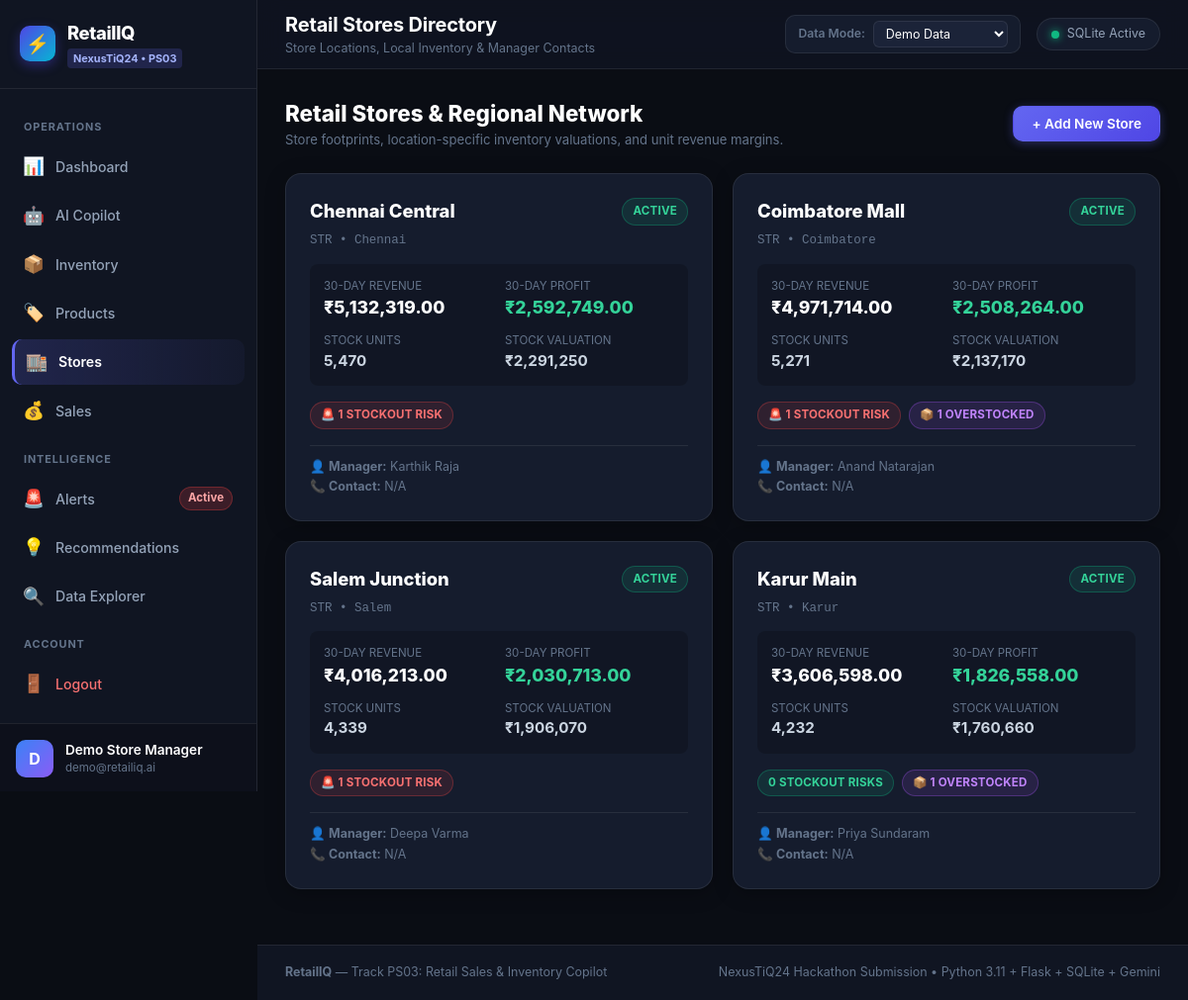
The app's page /stores (signed in) with its own data.
### tables this page shows
CREATE TABLE users (
            user_id INTEGER PRIMARY KEY AUTOINCREMENT,
            full_name TEXT NOT NULL,
            email TEXT UNIQUE NOT NULL,
            password_hash TEXT NOT NULL,
            business_name TEXT,
            created_at TEXT NOT NULL
        );

CREATE TABLE stores (
            store_id INTEGER PRIMARY KEY AUTOINCREMENT,
            code TEXT UNIQUE NOT NULL,
            name TEXT NOT NULL,
            city TEXT NOT NULL,
            address TEXT NOT NULL,
            manager_name TEXT NOT NULL,
            contact_phone TEXT NOT NULL,
            is_active INTEGER DEFAULT 1
        , is_demo INTEGER DEFAULT 1, user_id INTEGER);

### app.py (the view)
@app.route("/stores")
@login_required
def stores_page():
    data_mode = request.args.get("data_mode", default="demo", type=str)
    data = DashboardService.get_stores_page_data(data_mode=data_mode)
    return render_template(
        "stores.html",
        active_page="stores",
        page_heading="Retail Stores Directory",
        page_subheading="Store Locations, Local Inventory & Manager Contacts",
        current_user=get_current_user(),
        current_mode=data_mode,
        stores=data["stores"]
    )

### app.py (called while the page is built)
@app.before_request
def ensure_initialized():
    if not hasattr(app, "_db_ready"):
        init_db()
        seed_database(force=False)
        AuthService.ensure_demo_user()
        app._db_ready = True

def login_required(f):
    @wraps(f)
    def decorated_function(*args, **kwargs):
        if "user_id" not in session:
            if request.path.startswith("/api/"):
                return jsonify({"success": False, "error": "Authentication required."}), 401
            flash("Please sign in to access this page.", "warning")
            return redirect(url_for("login_page"))
        return f(*args, **kwargs)
    return decorated_function

def get_current_user():
    if "user_id" in session:
        return AuthService.get_user_by_id(session["user_id"])
    return None

### src/analytics/sales.py (called while the page is built)
def _build_mode_clause(data_mode: str, alias: str = "") -> str:
    prefix = f"{alias}." if alias else ""
    if data_mode == "demo":
        return f" AND {prefix}is_demo = 1"
    elif data_mode == "user":
        return f" AND {prefix}is_demo = 0"
    return ""

### src/database.py (called while the page is built)
def get_connection() -> sqlite3.Connection:
    DATA_DIR.mkdir(parents=True, exist_ok=True)
    conn = sqlite3.connect(str(DATABASE_PATH), timeout=30.0)
    conn.row_factory = sqlite3.Row
    conn.execute("PRAGMA foreign_keys = ON;")
    conn.execute("PRAGMA journal_mode = WAL;")
    conn.execute("PRAGMA synchronous = NORMAL;")
    return conn

def fetch_one(query: str, params: tuple = ()) -> Optional[Dict[str, Any]]:
    with get_connection() as conn:
        cursor = conn.cursor()
        cursor.execute(query, params)
        row = cursor.fetchone()
        return dict(row) if row else None

### src/services/auth_service.py (called while the page is built)
    @staticmethod
    def get_user_by_id(user_id: int) -> Optional[Dict[str, Any]]:
        return fetch_one("SELECT user_id, full_name, email, business_name, created_at FROM users WHERE user_id = ?;", (user_id,))

### templates/stores.html (shortened to what this page needs)
{% extends "base.html" %}
{% block content %}
<div style="display: flex; justify-content: space-between; align-items: center; margin-bottom: 24px; flex-wrap: wrap; gap: 12px;">
  <div>
    <h2 style="font-size: 1.4rem; font-weight: 800; color: #ffffff;">Retail Stores & Regional Network</h2>
    <p style="font-size: 0.82rem; color: var(--text-muted);">
      Store footprints, location-specific inventory valuations, and unit revenue margins.
    </p>
  </div>
  <button class="btn btn-primary" onclick="openModal('addStoreModal')" id="btnOpenAddStore">
    <span>+ Add New Store</span>
  </button>
</div>
<div style="display: grid; grid-template-columns: repeat(auto-fit, minmax(320px, 1fr)); gap: 20px; margin-bottom: 28px;">
  {% for st in stores %}
  <div class="card" style="margin-bottom: 0;">
    <div style="display: flex; justify-content: space-between; align-items: flex-start; margin-bottom: 14px;">
      <div>
        <h3 style="font-size: 1.15rem; font-weight: 800; color: #ffffff;">{{ st.store_name }}</h3>
        <span style="font-size: 0.78rem; color: var(--text-muted); font-family: var(--font-mono);">
          {{ st.store_code or 'STR' }} • {{ st.city }}
        </span>
      </div>
      <span class="badge badge-success">Active</span>
    </div>
    <div style="display: grid; grid-template-columns: 1fr 1fr; gap: 12px; background: rgba(0,0,0,0.2); padding: 14px; border-radius: 8px; margin-bottom: 16px;">
      <div>
        <div style="font-size: 0.72rem; color: var(--text-muted); text-transform: uppercase;">30-Day Revenue</div>
        <div style="font-size: 1.1rem; font-weight: 800; color: #ffffff;">₹{{ "{:,.2f}".format(st.revenue | default(0.0)) }}</div>
      </div>
      <div>
        <div style="font-size: 0.72rem; color: var(--text-muted); text-transform: uppercase;">30-Day Profit</div>
        <div style="font-size: 1.1rem; font-weight: 800; color: #34d399;">₹{{ "{:,.2f}".format(st.profit | default(0.0)) }}</div>
      </div>
      <div>
        <div style="font-size: 0.72rem; color: var(--text-muted); text-transform: uppercase;">Stock Units</div>
        <div style="font-size: 0.95rem; font-weight: 700; color: #cbd5e1;">{{ "{:,}".format(st.stock_units | default(0)) }}</div>
      </div>
      <div>
        <div style="font-size: 0.72rem; color: var(--text-muted); text-transform: uppercase;">Stock Valuation</div>
        <div style="font-size: 0.95rem; font-weight: 700; color: #cbd5e1;">₹{{ "{:,.0f}".format(st.inventory_value | default(0.0)) }}</div>
      </div>
    </div>
    <div style="display: flex; gap: 8px; margin-bottom: 16px;">
      {% if st.critical_stockouts and st.critical_stockouts > 0 %}
        <span class="badge badge-critical">🚨 {{ st.critical_stockouts }} Stockout Risk</span>
      {% else %}
        <span class="badge badge-success">0 Stockout Risks</span>
      {% endif %}
      {% if st.overstocked_items and st.overstocked_items > 0 %}
        <span class="badge" style="background: var(--purple-bg); color: #c084fc; border: 1px solid rgba(168,85,247,0.3);">
          📦 {{ st.overstocked_items }} Overstocked
        </span>
      {% endif %}
    </div>
    <div style="font-size: 0.78rem; color: var(--text-muted); border-top: 1px solid var(--border-color); padding-top: 12px;">
      <div>👤 <strong>Manager:</strong> {{ st.manager_name or 'Store Manager' }}</div>
      <div style="margin-top: 2px;">📞 <strong>Contact:</strong> {{ st.contact_phone or 'N/A' }}</div>
    </div>
  </div>
  {% endfor %}
</div>
{% endblock %}

### templates/base.html (shortened to what this page needs)
<!DOCTYPE html>
<html lang="en">
<head>
  <link rel="stylesheet" href="/static/css/style.css">
</head>
<body>
  <div class="app-layout">
    <aside class="sidebar" id="appSidebar">
      <div class="sidebar-header">
        <div class="brand-logo">
          <div class="brand-icon">⚡</div>
          <div class="brand-text">
            <span class="brand-name">RetailIQ</span>
            <span class="brand-badge">NexusTiQ24 • PS03</span>
          </div>
        </div>
      </div>
      <nav class="sidebar-nav">
        <div class="nav-section-label">OPERATIONS</div>
        <a href="/dashboard" class="nav-item {% if active_page == 'dashboard' %}active{% endif %}" id="nav-dashboard">
          <span class="nav-icon">📊</span>
          <span class="nav-label">Dashboard</span>
        </a>
        <a href="/copilot" class="nav-item {% if active_page == 'copilot' %}active{% endif %}" id="nav-copilot">
          <span class="nav-icon">🤖</span>
          <span class="nav-label">AI Copilot</span>
        </a>
        <a href="/inventory" class="nav-item {% if active_page == 'inventory' %}active{% endif %}" id="nav-inventory">
          <span class="nav-icon">📦</span>
          <span class="nav-label">Inventory</span>
        </a>
        <a href="/products" class="nav-item {% if active_page == 'products' %}active{% endif %}" id="nav-products">
          <span class="nav-icon">🏷️</span>
          <span class="nav-label">Products</span>
        </a>
        <a href="/stores" class="nav-item {% if active_page == 'stores' %}active{% endif %}" id="nav-stores">
          <span class="nav-icon">🏬</span>
          <span class="nav-label">Stores</span>
        </a>
        <a href="/sales" class="nav-item {% if active_page == 'sales' %}active{% endif %}" id="nav-sales">
          <span class="nav-icon">💰</span>
          <span class="nav-label">Sales</span>
        </a>
        <div class="nav-section-label">INTELLIGENCE</div>
        <a href="/alerts" class="nav-item {% if active_page == 'alerts' %}active{% endif %}" id="nav-alerts">
          <span class="nav-icon">🚨</span>
          <span class="nav-label">Alerts</span>
          <span class="nav-badge" id="nav-alert-count">Active</span>
        </a>
        <a href="/recommendations" class="nav-item {% if active_page == 'recommendations' %}active{% endif %}" id="nav-recommendations">
          <span class="nav-icon">💡</span>
          <span class="nav-label">Recommendations</span>
        </a>
        <a href="/data-explorer" class="nav-item {% if active_page == 'data-explorer' %}active{% endif %}" id="nav-explorer">
          <span class="nav-icon">🔍</span>
          <span class="nav-label">Data Explorer</span>
        </a>
        <div class="nav-section-label">ACCOUNT</div>
        <a href="/logout" class="nav-item nav-item-logout" id="nav-logout">
          <span class="nav-icon">🚪</span>
          <span class="nav-label">Logout</span>
        </a>
      </nav>
      <div class="sidebar-footer">
        <div class="user-profile">
          <div class="user-avatar">{{ (current_user.full_name[0] if current_user and current_user.full_name else 'M') | upper }}</div>
          <div class="user-info">
            <div class="user-name">{{ current_user.full_name if current_user else 'Store Manager' }}</div>
            <div class="user-role">{{ current_user.email if current_user else 'manager@retailiq.internal' }}</div>
          </div>
        </div>
      </div>
    </aside>
    <div class="main-wrapper">
      <header class="topbar">
        <div class="topbar-left">
          <div class="page-title-area">
            <h1 class="page-title">{{ page_heading or 'RetailIQ' }}</h1>
            <span class="page-subtitle">{{ page_subheading or 'Sales & Inventory Copilot' }}</span>
          </div>
        </div>
        <div class="topbar-right">
          <div class="data-mode-toggle">
            <label for="globalDataMode" class="mode-label">Data Mode:</label>
            <select id="globalDataMode" class="form-select-sm" onchange="changeDataMode(this.value)">
              <option value="demo" {% if current_mode == 'demo' %}selected{% endif %}>Demo Data</option>
            </select>
          </div>
          <div class="system-status-indicator">
            <span class="status-dot"></span>
            <span class="status-text">SQLite Active</span>
          </div>
        </div>
      </header>
      <main class="main-content">
        <div class="content-container">
          {% block content %}{% endblock %}
        </div>
      </main>
      <footer class="app-footer">
        <div class="footer-content">
          <span><strong>RetailIQ</strong> — Track PS03: Retail Sales & Inventory Copilot</span>
          <span>NexusTiQ24 Hackathon Submission • Python 3.11 + Flask + SQLite + Gemini</span>
        </div>
      </footer>
    </div>
  </div>
</body>
</html>

### records on screen
users: full_name "D", full_name "Demo Store Manager", email "demo@retailiq.ai"
stores: store_name "Chennai Central", store_code "STR", city "Chennai", revenue "5,132,319.00", profit "2,592,749.00", stock_units "5,470", inventory_value "2,291,250", critical_stockouts "1", manager_name "Karthik Raja", contact_phone "N/A"
stores: store_name "Coimbatore Mall", store_code "STR", city "Coimbatore", revenue "4,971,714.00", profit "2,508,264.00", stock_units "5,271", inventory_value "2,137,170", critical_stockouts "1", overstocked_items "1", manager_name "Anand Natarajan", contact_phone "N/A"
stores: store_name "Salem Junction", store_code "STR", city "Salem", revenue "4,016,213.00", profit "2,030,713.00", stock_units "4,339", inventory_value "1,906,070", critical_stockouts "1", manager_name "Deepa Varma", contact_phone "N/A"
stores: store_name "Karur Main", store_code "STR", city "Karur", revenue "3,606,598.00", profit "1,826,558.00", stock_units "4,232", inventory_value "1,760,660", shows "0 STOCKOUT RISKS", overstocked_items "1", manager_name "Priya Sundaram", contact_phone "N/A"

### other values on screen
{{ page_heading or 'RetailIQ' }} "Retail Stores Directory"
{{ page_subheading or 'Sales & Inventory Copilot' }} "Store Locations, Local Inventory & Manager Contacts"
